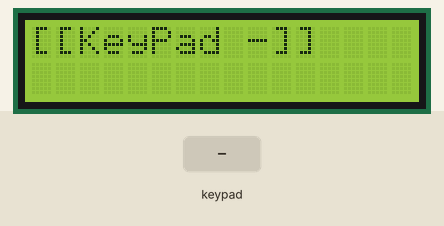
Recording of a sketch running on a simulated Arduino Uno, built with avr-gcc and run on an emulated ATmega328P. Parts: 16×2 character LCD. The test bench sets the inputs (shaded band).

Above: at 1.2 s.
1.3 s: keypad keys 7 6 5 4 # pressed 0.4 s apart
At 3.6 s:
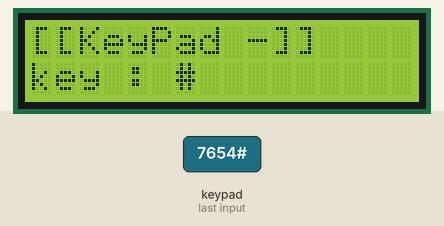
4.8 s: key 'A' pressed
At 5.3 s:
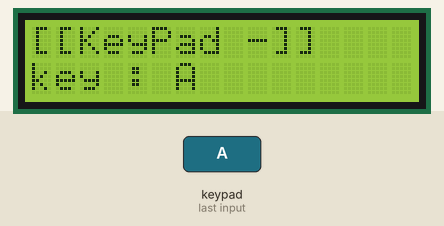
6.3 s: key 'B' pressed
At 7.5 s:
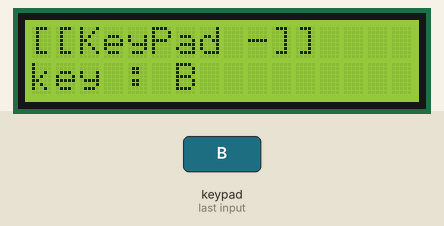
7.8 s: keypad keys 7 6 5 4 * pressed 0.4 s apart
At 9.9 s:
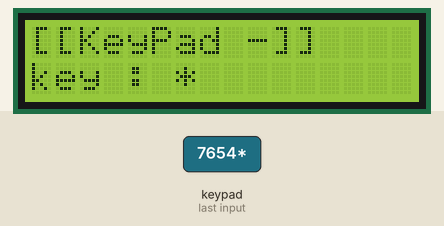
11.3 s: key 'C' pressed
At 12.5 s:
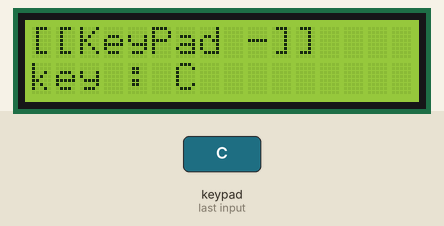
12.8 s: keypad keys 7 6 5 4 D pressed 0.4 s apart
At 13.02 s:
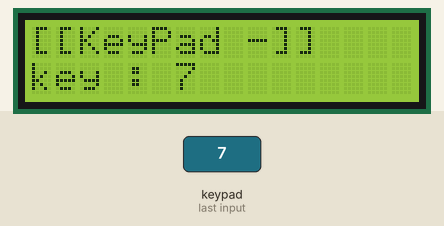
Timing chart, 0 to 15.8 s (numbered marks = the images above; inputs shaded):
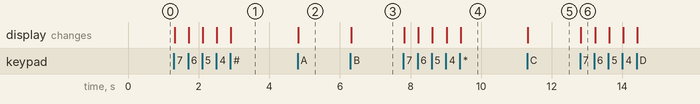

The sketch:

ex34_keypad_exercise.ino
```cpp
#include <MiniCom.h>
#include <Keypad.h>

MiniCom com;

const byte ROWS = 4;
const byte COLS = 4;
char keys[ROWS][COLS] = {
  {'1', '2', '3', 'A'},
  {'4', '5', '6', 'B'},
  {'7', '8', '9', 'C'},
  {'*', '0', '#', 'D'}
};

byte rowPins[ROWS] = {7, 6, 5, 4}; // R1~R4 핀 번호
byte colPins[COLS] = {8, 9, 10, 11}; // C1~C4 핀 번호

Keypad keypad(makeKeymap(keys), rowPins, colPins, ROWS, COLS); //keypad 생성

void setup() {
  // put your setup code here, to run once:
  com.init();
  com.print(0, "[[KeyPad -]]");
}

void loop() {
  // put your main code here, to run repeatedly:
  char key = keypad.getKey(); //key를 비동기적으로 입력받음

  if (key) {
    String str = "key : " + (String)key;
    com.print(1, str);
  }
}
```

Measured:
- after the input at 1.3 s, the display: first changes at once (image 1 shows a later state)
- after the input at 4.8 s, the display: changes at once (image 2)
- after the input at 6.3 s, the display: changes at once (image 3)
- after the input at 7.8 s, the display: first changes at once (image 4 shows a later state)
- after the input at 11.3 s, the display: changes at once (image 5)
- after the input at 12.8 s, the display: changes at once (image 6)
